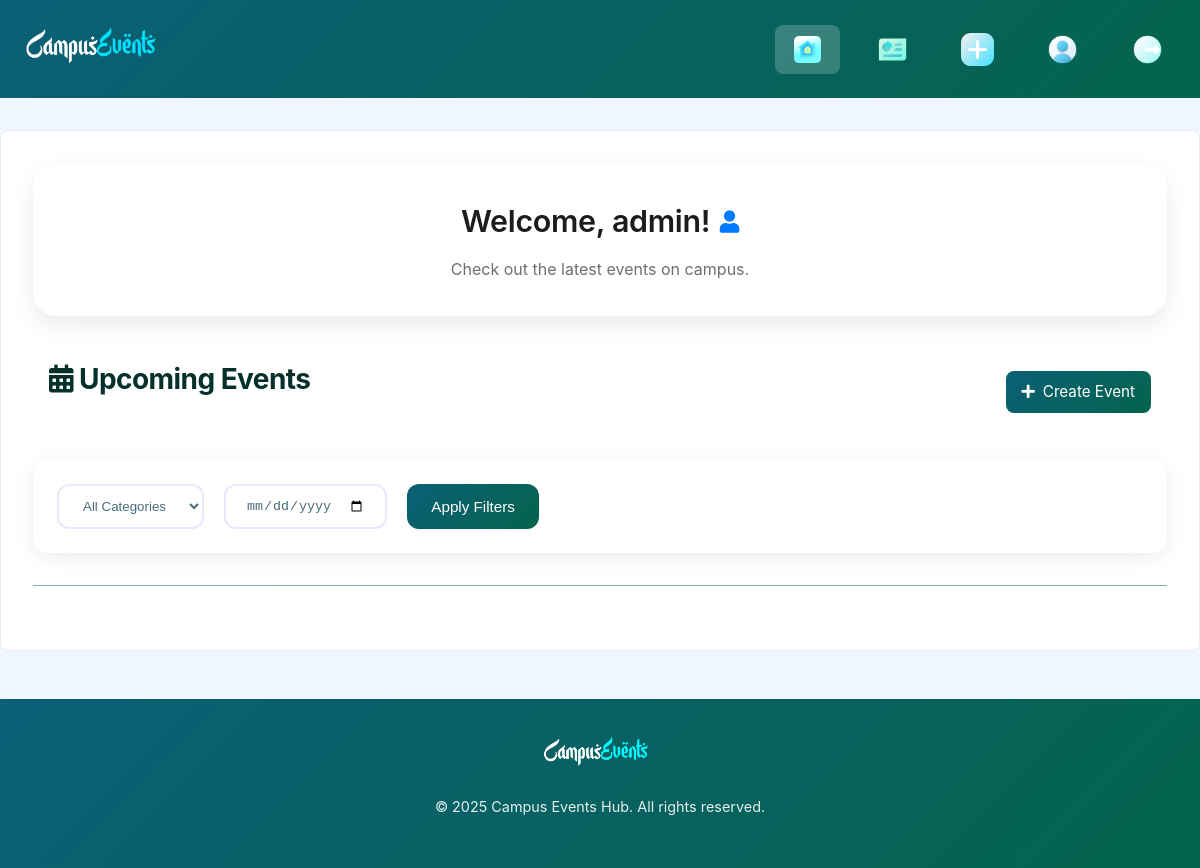
/ (signed in), run on an earlier commit of the app's database.
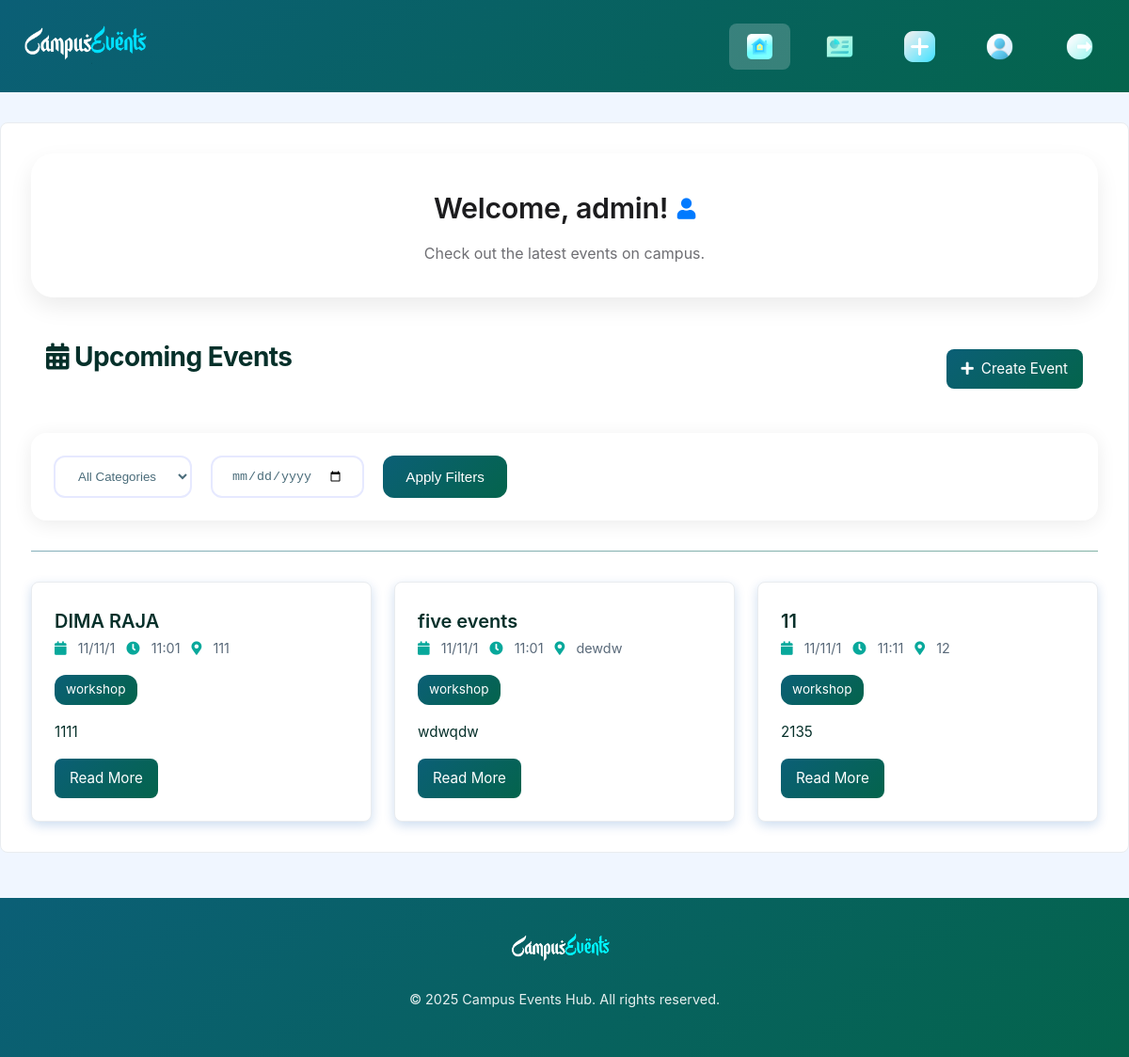
And on a later commit of the database.
### models.py (models this page shows)
class Event(db.Model):
    __tablename__ = 'event'
    id = db.Column(db.Integer, primary_key=True)
    title = db.Column(db.String(100), nullable=False)
    description = db.Column(db.Text, nullable=False)
    date = db.Column(db.Date, nullable=False)
    time = db.Column(db.Time, nullable=False)
    location = db.Column(db.String(100), nullable=False)
    category = db.Column(db.String(50), nullable=False)
    status = db.Column(db.Enum(EventStatus), default=EventStatus.PENDING)
    user_id = db.Column(db.Integer, db.ForeignKey('user.id'), nullable=False)
    likes = db.relationship('Like', backref='event', lazy=True, cascade='all, delete-orphan')
    rsvps = db.relationship('RSVP', backref='event', lazy=True, cascade='all, delete-orphan')
    notifications = db.relationship('Notification', backref='event', lazy=True, cascade='all, delete-orphan')

### app.py (the view)
@app.route('/')
def index():
    page = request.args.get('page', 1, type=int)
    per_page = 10
    events_query = Event.query.filter_by(status=EventStatus.APPROVED).order_by(Event.date, Event.time)
    category = request.args.get('category')
    date_filter = request.args.get('date')
    if category:
        events_query = events_query.filter_by(category=category)
    if date_filter:
        events_query = events_query.filter(Event.date == date.fromisoformat(date_filter))
    events = events_query.paginate(page=page, per_page=per_page, error_out=False)
    categories = sorted(set(event.category for event in Event.query.all() if event.category))
    if current_user.is_authenticated:
        panel_type = 'Admin Panel' if current_user.role == UserRole.ADMIN else 'Dashboard'
        if current_user.role == UserRole.ADMIN:
            return render_template('index_admin.html', events=events, categories=categories, category_filter=category, date_filter=date_filter, panel_type=panel_type)
        return render_template('index.html', events=events, categories=categories, category_filter=category, date_filter=date_filter, panel_type=panel_type)
    return render_template('index.html', events=events, categories=categories, category_filter=category, date_filter=date_filter)

### app.py (called while the page is built)
@login_manager.user_loader
def load_user(user_id):
    return User.query.get(int(user_id))

### templates/index_admin.html (shortened to what this page needs)
{% extends "admin_base.html" %}
{% block css %}
    <link rel="stylesheet" href="{{ url_for('static', filename='css/index.css') }}">
{% endblock %}
{% block content %}
    <div class="container">
        {% if current_user.is_authenticated %}
            <div class="welcome-message">
                <h2>Welcome, {{ current_user.username }}! <i class="fas fa-user"></i></h2>
                <p>Check out the latest events on campus.</p>
            </div>
        {% else %}
            <div class="welcome-message">
                <h2>Welcome to Campus Events Hub! <i class="fas fa-calendar-alt"></i></h2>
                <p>Login or register to join the fun!</p>
            </div>
        {% endif %}
        <div class="page-header">
            <h2><i class="fas fa-calendar-alt"></i> Upcoming Events</h2>
            {% if current_user.is_authenticated %}
                <a href="{{ url_for('create_event_page') }}" class="btn btn-primary create-event-btn">
                    <i class="fas fa-plus"></i> Create Event
                </a>
            {% endif %}
        </div>
        <div class="filters">
            <select class="form-control" id="category-filter">
                <option value="">All Categories</option>
            </select>
            <input type="date" class="form-control" id="date-filter">
            <button class="btn btn-primary" id="apply-filters">Apply Filters</button>
        </div>
        <div class="page-separator"></div>
        <div class="events-grid" id="events-grid">
            {% if events %}
                {% for event in events %}
                    <div class="event-card" id="event-card-{{ event.id }}">
                        <h3><a href="{{ url_for('get_event_page', event_id=event.id) }}">{{ event.title }}</a></h3>
                        <div class="event-meta">
                            <span><i class="fas fa-calendar"></i> {{ event.date.strftime('%d/%m/%Y') }}</span>
                            <span><i class="fas fa-clock"></i> {{ event.time.strftime('%H:%M') }}</span>
                            <span><i class="fas fa-map-marker-alt"></i> {{ event.location }}</span>
                        </div>
                        <div class="event-category">{{ event.category }}</div>
                        <p>{{ event.description }}</p>
                        <a href="{{ url_for('get_event_page', event_id=event.id) }}" class="btn btn-primary btn-read-more">Read More</a>
                    </div>
                {% endfor %}
            {% else %}
                <div class="no-events">
                    <i class="fas fa-exclamation-circle"></i> No events found.
                </div>
            {% endif %}
        </div>
    </div>
{% endblock %}

What changed in the data, as far as the page shows it:
added Event: title "DIMA RAJA", date "11/11/1", time "11:01", location "111", category "workshop", description "1111"
added Event: title "five events", date "11/11/1", time "11:01", location "dewdw", category "workshop", description "wdwqdw"
added Event: title "11", date "11/11/1", time "11:11", location "12", category "workshop", description "2135"
